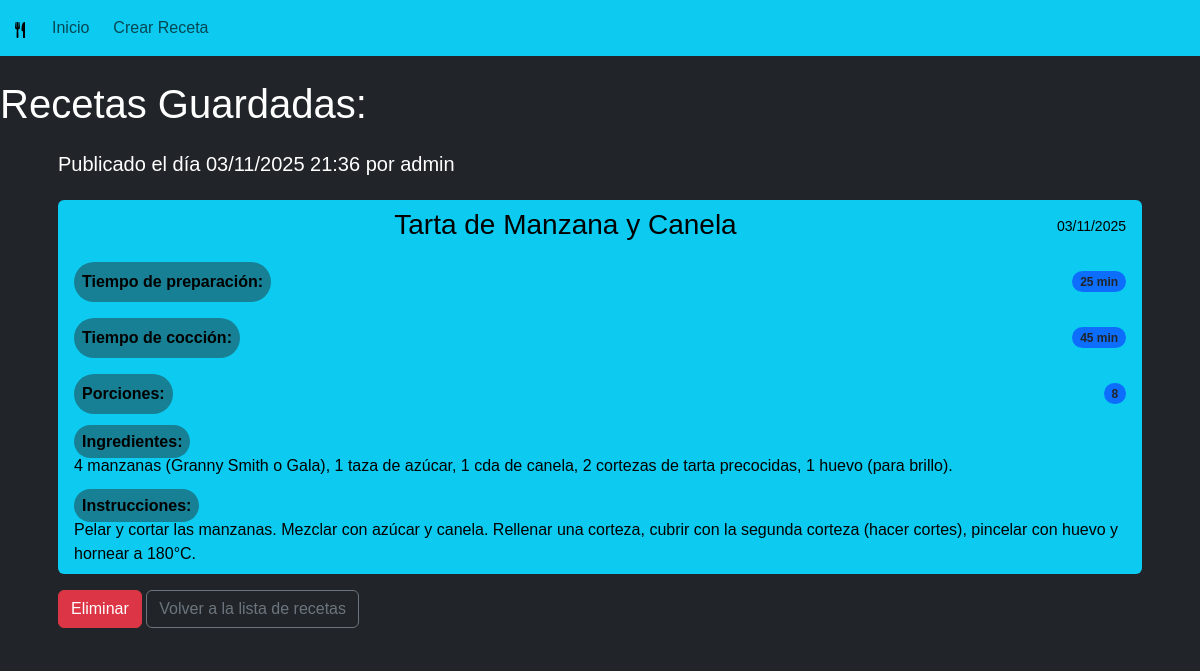
/receta/5/, run on the app's committed database.
### cookbook/models.py (models this page shows, shortened)
class Recipe(models.Model):
    title = models.CharField(max_length=200, verbose_name="Título")
    description = models.TextField(verbose_name="Descripción")
    ingredients = models.TextField(help_text="Ingresa los ingredientes, uno por línea o separados por comas",
                                  verbose_name="Ingredientes")
    instructions = models.TextField(help_text="Describe paso a paso cómo preparar la receta",
                                   verbose_name="Instrucciones")
    preparation_time = models.PositiveIntegerField(help_text="Tiempo en minutos",
                                                 default=30, verbose_name="Tiempo de preparación")
    cooking_time = models.PositiveIntegerField(help_text="Tiempo en minutos",
                                              default=0, verbose_name="Tiempo de cocción")
    servings = models.PositiveIntegerField(default=4, verbose_name="Porciones")
    created_at = models.DateTimeField(auto_now_add=True, verbose_name="Fecha de creación")
    updated_at = models.DateTimeField(auto_now=True, verbose_name="Fecha de actualización")
    author = models.ForeignKey(User, on_delete=models.CASCADE, verbose_name="Autor")
    class Meta:
        verbose_name = "recipe"
        verbose_name_plural = "recipes"
        ordering = ['-created_at']

### cookbook/views.py (the view)
# urls.py: path('receta/<int:pk>/', cookbook.views.RecipeDetailView.as_view(), name='recipe_detail'),
class RecipeDetailView(DetailView):
    model = Recipe
    context_object_name = "recipe"

### cookbook/templates/cookbook/recipe_detail.html (shortened to what this page needs)
{% extends "cookbook/base.html" %}
{% block content %}
<article class="card border-0">
    <div class="card-body bg-dark text-white">
        <h3 class="h5 mb-3">Publicado el día {{ recipe.updated_at|date:"d/m/Y H:i" }} por {{recipe.author.get_username}}
        </h3>
        <ul class="list-group mt-4">
            <li class="list-group-item active" aria-current="true">
                <div class="d-flex w-100 justify-content-between align-items-center">
                    <h3 class="mb-1 flex-grow-1 text-center">{{ recipe.title }}</h3>
                    <small>{{ recipe.updated_at|date:"d/m/Y" }}</small>
                </div>
            </li>
            <li class="list-group-item d-flex justify-content-between align-items-center">
                <strong class="rounded-pill p-2">Tiempo de preparación:</strong>
                <span class="badge bg-primary text-dark rounded-pill">{{ recipe.preparation_time }} min</span>
            </li>
            <li class="list-group-item d-flex justify-content-between align-items-center">
                <strong class="rounded-pill p-2">Tiempo de cocción:</strong>
                <span class="badge bg-primary text-dark rounded-pill">{{ recipe.cooking_time }} min</span>
            </li>
            <li class="list-group-item d-flex justify-content-between align-items-center">
                <strong class="rounded-pill p-2">Porciones:</strong>
                <span class="badge bg-primary text-dark rounded-pill">{{ recipe.servings }}</span>
            </li>
            <li class="list-group-item">
                <strong class="rounded-pill p-2">Ingredientes:</strong>
                <p class="mb-0">{{ recipe.ingredients}}</p>
            </li>
            <li class="list-group-item">
                <strong class="rounded-pill p-2">Instrucciones:</strong>
                <p class="mb-0">{{ recipe.instructions }}</p>
            </li>
        </ul>
        <div class="mt-3">
            <a href="{% url 'recipe_delete' recipe.pk %}" class="btn btn-danger">Eliminar</a>
            <a href="{% url 'base' %}" class="btn btn-outline-secondary">Volver a la lista de recetas</a>
        </div>
    </div>
</article>
{% endblock content %}

### cookbook/static/cookbook/style.css (style rules this page uses)
body { font-family: 'NunitoSans', sans-serif; }
.list-group .list-group-item { border: 0PX; background-color: #0dcaf0; color: black; }
li strong { background: #178095; }

### data on the page
Recipe: updated_at "03/11/2025 21:36", author.get_username "admin", title "Tarta de Manzana y Canela", updated_at "03/11/2025", preparation_time "25", cooking_time "45", servings "8", ingredients "4 manzanas (Granny Smith o Gala), 1 taza de azúcar, 1 cda de canela, 2 cortezas de tarta precocidas, 1 huevo (para brillo).", instructions "Pelar y cortar las manzanas. Mezclar con azúcar y canela. Rellenar una corteza, cubrir con la segunda corteza (hacer cortes), pincelar con huevo y hornear a 180°C."
